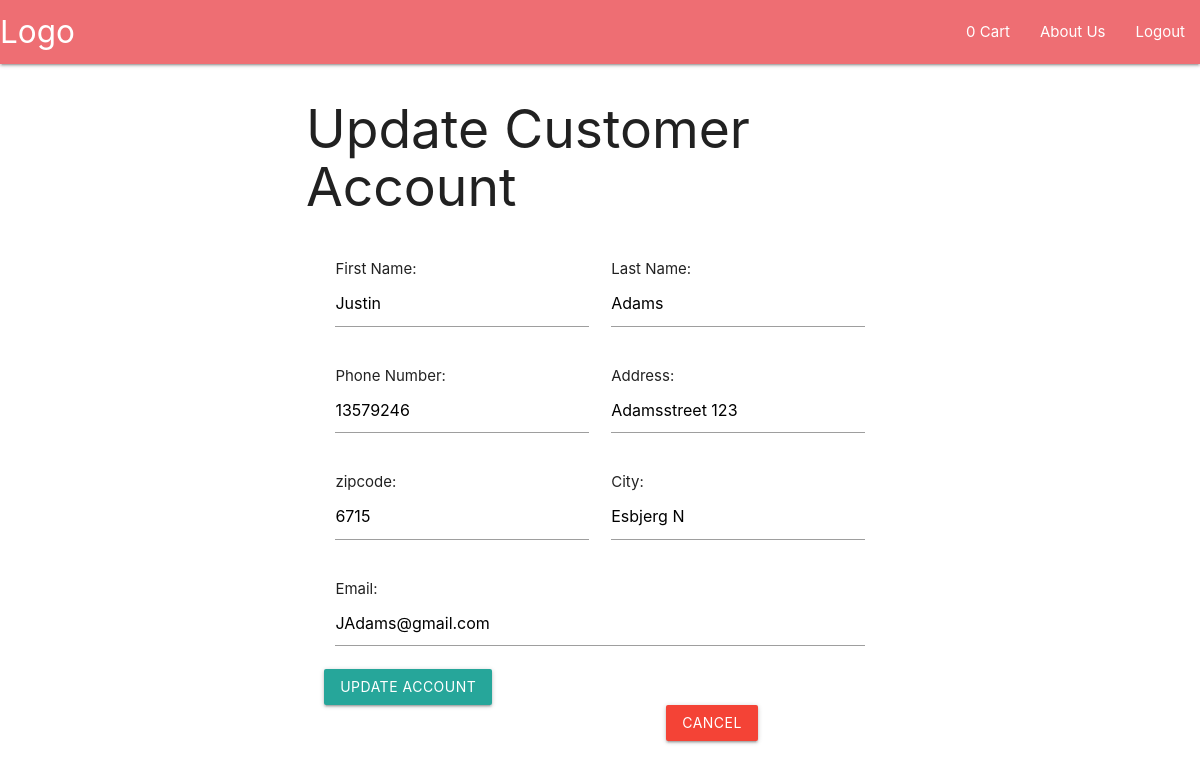
Screenshot of /Customer/customerUpdateView.php (signed in) with the database file from the repository.
### tables this page shows
CREATE TABLE Customer (
    customerID int NOT NULL AUTO_INCREMENT PRIMARY KEY,
    fname varchar(100) NOT NULL,
    lname varchar(100)  NOT NULL,
    pass varchar(255) NOT NULL,
    phonenumber varchar(100) NOT NULL,
    email varchar(100) NOT NULL,
    `address` varchar(100) NOT NULL, 
    postalID int NOT NULL,
    FOREIGN KEY (postalID) REFERENCES PostalCode (zipcodeID)
);

CREATE TABLE PostalCode (
    zipcodeID int NOT NULL PRIMARY KEY,
    City varchar(255) NOT NULL  
);

### Customer/CustomerDAO.php (called while the page is built, shortened)
<?php
class CustomerDAO
{
    public function readCustomerByIdDB($customerId)
    {
        $dbcon = dbCon();
        $query = "SELECT * FROM Customer c, PostalCode p WHERE c.customerID= :customerID
        AND c.postalID = p.zipcodeID";
        $handle = $dbcon->prepare($query);
        $handle->bindParam(':customerID', $customerId);
        $handle->execute();
        $result = $handle->fetchAll();
        return $result;
    }
}

### Customer/CustomerController.php (called while the page is built, shortened)
<?php
require_once("CustomerDAO.php");
class CustomerController
{
    public function readCustomerById($customerID)
    {
        $customerDAO = new customerDAO();
		$result = $customerDAO->readCustomerByIdDB($customerID);
		return $result;
    }
}

### Customer/customerUpdateView.php (the view, shortened to what this page needs)
<?php
require_once("../header.php");
require_once("CustomerController.php");
$cusCon = new CustomerController();
$loggedInUser = $_SESSION['user_id'];
$customer = $cusCon->readCustomerById($loggedInUser);
?>
<body>
    <div class="container">
        <div class="container">
            <div>
                <h2>Update Customer Account</h2>
                <form class="col s12" method="post">
                    <div class="row">
                        <div class="input-field col s6">
                            First Name:
                            <input type="text" name="fname" value="<?php echo $customer[0][1]; ?>">
                        </div>
                        <div class="input-field col s6">
                            Last Name:
                            <input type="text" name="lname" value="<?php echo $customer[0][2]; ?>">
                        </div>
                        <div class="input-field col s6">
                            Phone Number:
                            <input type="text" name="phone" value="<?php echo $customer[0][4]; ?>">
                        </div>
                        <div class="input-field col s6">
                            Address:
                            <input type="text" name="address" value="<?php echo $customer[0][6]; ?>">
                        </div>
                        <div class="input-field col s6">
                            zipcode:
                            <input type="text" name="zipcode" value="<?php echo $customer[0][7]; ?>">
                        </div>
                        <div class="input-field col s6">
                            City:
                            <input type="text" name="city" value="<?php echo $customer[0][9]; ?>">
                        </div>
                        <div class="input-field col s12">
                            Email:
                            <input type="text" name="email" maxlength="30" value="<?php echo $customer[0][5]; ?>" />
                        </div>
                        <br>
                        <button class="btn waves-effect waves-light" type="submit" name="submit">Update Account</button>
                        <a class="btn red" style="margin-left:62%" href="../index.php">Cancel</a>
                    </div>
                </form>
            </div>
        </div>
    </div>
</body>

### css/style.css (style rules this page uses)
.row { padding: 5px 5% !important; }

### rows the page displays
customer: fname "Justin", lname "Adams", phone "13579246", address "Adamsstreet 123", zipcode "6715", city "Esbjerg N", email "JAdams@gmail.com"

### other values shown
$iq "0"
